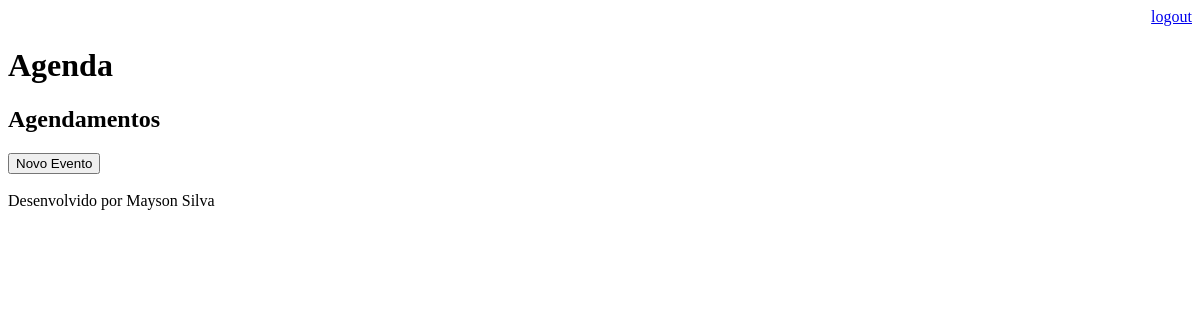
Page /agenda/ (signed in) on the earlier database version.
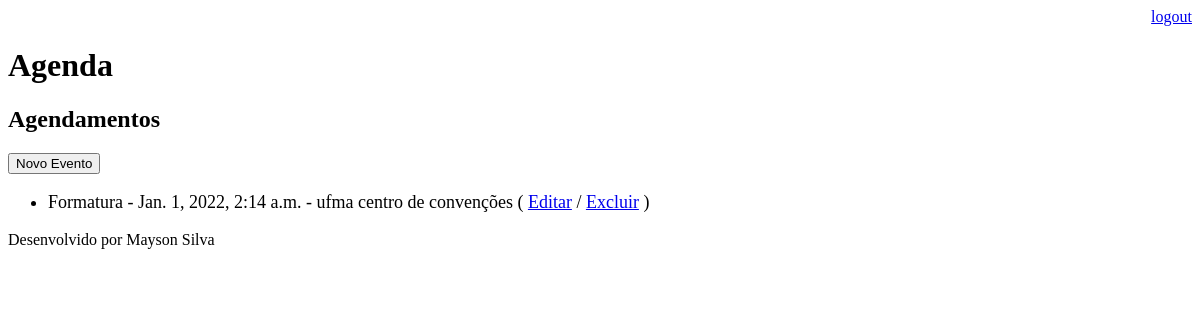
Same page on the later database version.
### core/models.py (models this page shows, shortened)
class Evento(models.Model):
    titulo = models.CharField(max_length=100,verbose_name='Nome do Evento')
    descricao = models.TextField(blank=True, null=True)
    data_evento = models.DateTimeField(verbose_name='Data do Evento')
    data_criacao = models.DateTimeField(auto_now=True, verbose_name='Data de Criação')
    local = models.TextField(blank=True, null=True, verbose_name='Local do evento')
    usuario = models.ForeignKey(User, on_delete=models.CASCADE)
    class Meta:
        db_table = 'evento'
    def get_evento_atrasado(self):
        if self.data_evento < datetime.now():
            return True
        else:
            return False

### core/views.py (the view)
# urls.py: path('agenda/', views.lista_eventos),
@login_required(login_url='/login/')
def lista_eventos(request):
    usuario = request.user
    data_atual = datetime.now() - timedelta(hours=1)
    evento = Evento.objects.filter(usuario=usuario,
                                   data_evento__gt=data_atual)
    dados = {'eventos':evento}
    return render(request, 'agenda.html', dados)

### templates/agenda.html (shortened to what this page needs)
{% extends "model-page.html" %}
{% block content %}
    <h2>Agendamentos</h2>
<a href="evento/">
    <button type="button">Novo Evento</button>
</a>
    <ul style="font-size: 18px">
        {% for evento in eventos %}
            <li>
                <div style=>
                    {{ evento.titulo }} - {{ evento.data_evento }} - {{ evento.local }}
                    ( <a href="evento/?id={{ evento.id }}">Editar</a>
                    / <a href="evento/delete/{{ evento.id }}/">Excluir</a> )
                </div>
            </li>
        {% endfor %}
    </ul>
{% endblock %}

Differences in the rows shown:
added Evento: titulo "Formatura", data_evento "Jan. 1, 2022, 2:14 a.m.", local "ufma centro de convenções"
